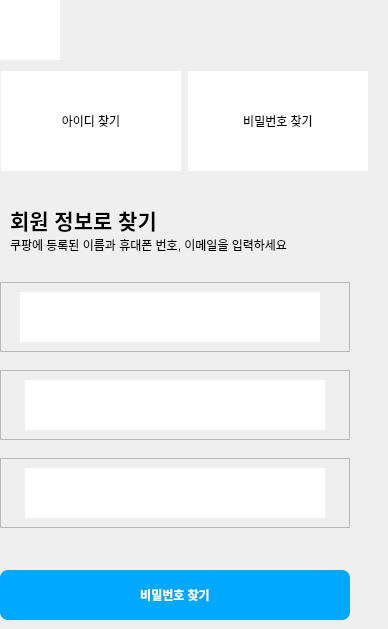
     <widget class="QWidget" name="page">
      <widget class="QLabel" name="label_13">
       <property name="geometry">
        <rect>
         <x>10</x>
         <y>230</y>
         <width>369</width>
         <height>30</height>
        </rect>
       </property>
       <property name="minimumSize">
        <size>
         <width>0</width>
         <height>30</height>
        </size>
       </property>
       <property name="maximumSize">
        <size>
         <width>16777215</width>
         <height>30</height>
        </size>
       </property>
       <property name="text">
        <string>쿠팡에 등록된 이름과 휴대폰 번호, 이메일을 입력하세요</string>
       </property>
      </widget>
      <widget class="QPushButton" name="search_pw_btn">
       <property name="geometry">
        <rect>
         <x>0</x>
         <y>570</y>
         <width>350</width>
         <height>50</height>
        </rect>
       </property>
       <property name="minimumSize">
        <size>
         <width>350</width>
         <height>50</height>
        </size>
       </property>
       <property name="maximumSize">
        <size>
         <width>350</width>
         <height>50</height>
        </size>
       </property>
       <property name="styleSheet">
        <string notr="true">QPushButton {
        background-color: #00A9FF;
        color: white;
        font-weight: bold;
        border-radius: 8px;
        padding: 10px 20px;
    }
    QPushButton:hover {
        background-color: #0088CC;
    }
</string>
       </property>
       <property name="text">
        <string>비밀번호 찾기</string>
       </property>
      </widget>
      <widget class="QLabel" name="label_12">
       <property name="geometry">
        <rect>
         <x>10</x>
         <y>200</y>
         <width>369</width>
         <height>40</height>
        </rect>
       </property>
       <property name="minimumSize">
        <size>
         <width>0</width>
         <height>40</height>
        </size>
       </property>
       <property name="maximumSize">
        <size>
         <width>16777215</width>
         <height>40</height>
        </size>
       </property>
       <property name="font">
        <font>
         <pointsize>16</pointsize>
         <bold>true</bold>
        </font>
       </property>
       <property name="text">
        <string>회원 정보로 찾기</string>
       </property>
      </widget>
      <widget class="QPushButton" name="back_to_login_3">
       <property name="geometry">
        <rect>
         <x>0</x>
         <y>0</y>
         <width>60</width>
         <height>60</height>
        </rect>
       </property>
       <property name="minimumSize">
        <size>
         <width>60</width>
         <height>60</height>
        </size>
       </property>
       <property name="maximumSize">
        <size>
         <width>60</width>
         <height>60</height>
        </size>
       </property>
       <property name="styleSheet">
        <string notr="true">QPushButton {
    border: none;
    background: white;  /* 필요 시 배경 설정 */
    color: black;        /* 글자색 */
}</string>
       </property>
       <property name="text">
        <string/>
       </property>
       <property name="icon">
        <iconset resource="mainIcon.qrc">
         <normaloff>:/mainIcon/left.jpg</normaloff>:/mainIcon/left.jpg</iconset>
       </property>
       <property name="iconSize">
        <size>
         <width>50</width>
         <height>50</height>
        </size>
       </property>
      </widget>
      <widget class="QWidget" name="verticalLayoutWidget">
       <property name="geometry">
        <rect>
         <x>0</x>
         <y>270</y>
         <width>352</width>
         <height>271</height>
        </rect>
       </property>
       <layout class="QVBoxLayout" name="verticalLayout">
        <item>
         <widget class="QFrame" name="frame_9">
          <property name="minimumSize">
           <size>
            <width>350</width>
            <height>70</height>
           </size>
          </property>
          <property name="maximumSize">
           <size>
            <width>350</width>
            <height>70</height>
           </size>
          </property>
          <property name="frameShape">
           <enum>QFrame::Shape::StyledPanel</enum>
          </property>
          <property name="frameShadow">
           <enum>QFrame::Shadow::Raised</enum>
          </property>
          <widget class="QLineEdit" name="search_pw2">
           <property name="geometry">
            <rect>
             <x>20</x>
             <y>10</y>
             <width>300</width>
             <height>50</height>
            </rect>
           </property>
           <property name="minimumSize">
            <size>
             <width>300</width>
             <height>50</height>
            </size>
           </property>
           <property name="maximumSize">
            <size>
             <width>300</width>
             <height>50</height>
            </size>
           </property>
           <property name="styleSheet">
            <string notr="true">QLineEdit {
    border: none;
    background: white;  /* 필요 시 배경 설정 */
    color: black;        /* 글자색 */
}</string>
           </property>
          </widget>
         </widget>
        </item>
        <item>
         <widget class="QFrame" name="frame_10">
          <property name="minimumSize">
           <size>
            <width>350</width>
            <height>70</height>
           </size>
          </property>
          <property name="maximumSize">
           <size>
            <width>350</width>
            <height>70</height>
           </size>
          </property>
          <property name="frameShape">
           <enum>QFrame::Shape::StyledPanel</enum>
          </property>
          <property name="frameShadow">
           <enum>QFrame::Shadow::Raised</enum>
          </property>
          <layout class="QGridLayout" name="gridLayout_7">
           <item row="0" column="0">
            <widget class="QLineEdit" name="search_pw3">
             <property name="minimumSize">
              <size>
               <width>300</width>
               <height>50</height>
              </size>
             </property>
             <property name="maximumSize">
              <size>
               <width>300</width>
               <height>50</height>
              </size>
             </property>
             <property name="styleSheet">
              <string notr="true">QLineEdit {
    border: none;
    background: white;  /* 필요 시 배경 설정 */
    color: black;        /* 글자색 */
}</string>
             </property>
            </widget>
           </item>
          </layout>
         </widget>
        </item>
        <item>
         <widget class="QFrame" name="frame_8">
          <property name="minimumSize">
           <size>
            <width>350</width>
            <height>70</height>
           </size>
          </property>
          <property name="maximumSize">
           <size>
            <width>350</width>
            <height>70</height>
           </size>
          </property>
          <property name="frameShape">
           <enum>QFrame::Shape::StyledPanel</enum>
          </property>
          <property name="frameShadow">
           <enum>QFrame::Shadow::Raised</enum>
          </property>
          <layout class="QGridLayout" name="gridLayout_6">
           <item row="0" column="0">
            <widget class="QLineEdit" name="search_pw1">
             <property name="minimumSize">
              <size>
               <width>300</width>
               <height>50</height>
              </size>
             </property>
             <property name="maximumSize">
              <size>
               <width>300</width>
               <height>50</height>
              </size>
             </property>
             <property name="styleSheet">
              <string notr="true">QLineEdit {
    border: none;
    background: white;  /* 필요 시 배경 설정 */
    color: black;        /* 글자색 */
}</string>
             </property>
            </widget>
           </item>
          </layout>
         </widget>
        </item>
       </layout>
      </widget>
      <widget class="QWidget" name="horizontalLayoutWidget_3">
       <property name="geometry">
        <rect>
         <x>0</x>
         <y>70</y>
         <width>369</width>
         <height>102</height>
        </rect>
       </property>
       <layout class="QGridLayout" name="gridLayout_8">
        <item row="0" column="0">
         <widget class="QPushButton" name="for_search_id">
          <property name="minimumSize">
           <size>
            <width>180</width>
            <height>100</height>
           </size>
          </property>
          <property name="maximumSize">
           <size>
            <width>180</width>
            <height>100</height>
           </size>
          </property>
          <property name="styleSheet">
           <string notr="true">QPushButton {
    border: none;
    background: white;  /* 필요 시 배경 설정 */
    color: black;        /* 글자색 */
}</string>
          </property>
          <property name="text">
           <string>아이디 찾기</string>
          </property>
         </widget>
        </item>
        <item row="0" column="1">
         <widget class="QPushButton" name="for_search_pw">
          <property name="minimumSize">
           <size>
            <width>180</width>
            <height>100</height>
           </size>
          </property>
          <property name="maximumSize">
           <size>
            <width>180</width>
            <height>100</height>
           </size>
          </property>
          <property name="styleSheet">
           <string notr="true">QPushButton {
    border: none;
    background: white;  /* 필요 시 배경 설정 */
    color: black;        /* 글자색 */
}</string>
          </property>
          <property name="text">
           <string>비밀번호 찾기</string>
          </property>
         </widget>
        </item>
       </layout>
      </widget>
     </widget>
